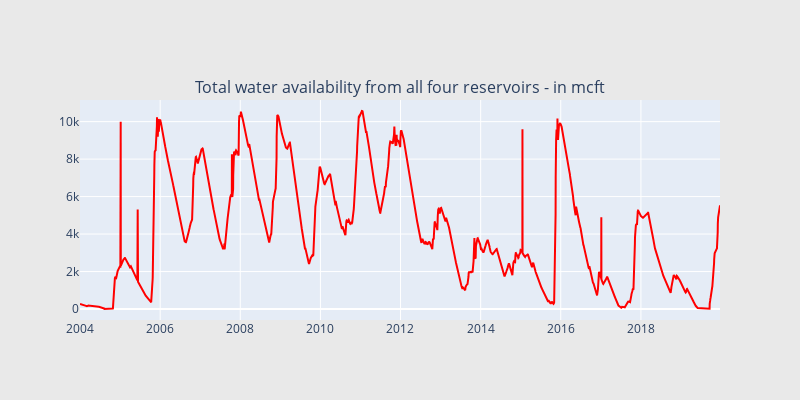

The cell this chart's notebook holds for it:
### Markdown cell above
## Combine the major water reservoirs to get a better picture and note down your observations

### Code cell
# Combining the data of all 4 major reservoirs
df["total"] = df["POONDI"] + df["CHOLAVARAM"] + df["REDHILLS"] + df["CHEMBARAMBAKKAM"]

# Using the scatter function we created
cnt_srs = df["total"]
cnt_srs.index = df["Date"]
trace5 = scatter_plot(cnt_srs, 'red')

# creating the subplot
fig = tools.make_subplots(rows=1, cols=1, vertical_spacing=0.08,
                          subplot_titles=["Total water availability from all four reservoirs - in mcft"])
# adding the desired graph to the subplot
fig.append_trace(trace5, 1, 1)

# Creating the layout
fig['layout'].update(height=400, width=800, paper_bgcolor='rgb(233,233,233)')
py.iplot(fig, filename='h2o-plots')

### Figure 1 — Plotly figure (JSON) as saved in the notebook; plotly's stock layout.template omitted (floating-point values rounded to 4 significant figures; data arrays with more than 128 entries replaced by an {"elided": "..."} marker saying what was removed)
{"data": [{"marker": {"color": "red"}, "showlegend": false, "type": "scatter", "x": {"elided": "5836 str values"}, "xaxis": "x", "y": {"elided": "5836 float values"}, "yaxis": "y"}], "layout": {"annotations": [{"font": {"size": 16}, "showarrow": false, "text": "Total water availability from all four reservoirs - in mcft", "x": 0.5, "xanchor": "center", "xref": "paper", "y": 1, "yanchor": "bottom", "yref": "paper"}], "height": 400, "paper_bgcolor": "rgb(233,233,233)", "width": 800, "xaxis": {"anchor": "y", "domain": [0, 1]}, "yaxis": {"anchor": "x", "domain": [0, 1]}}}
